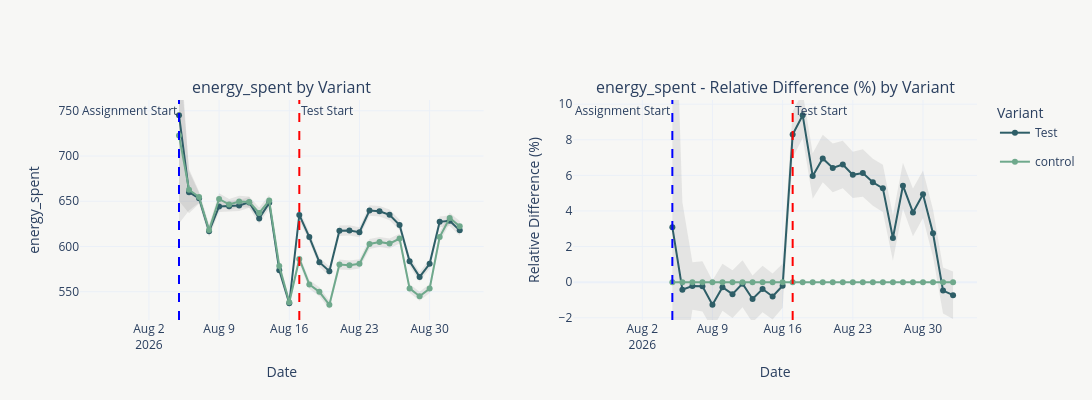
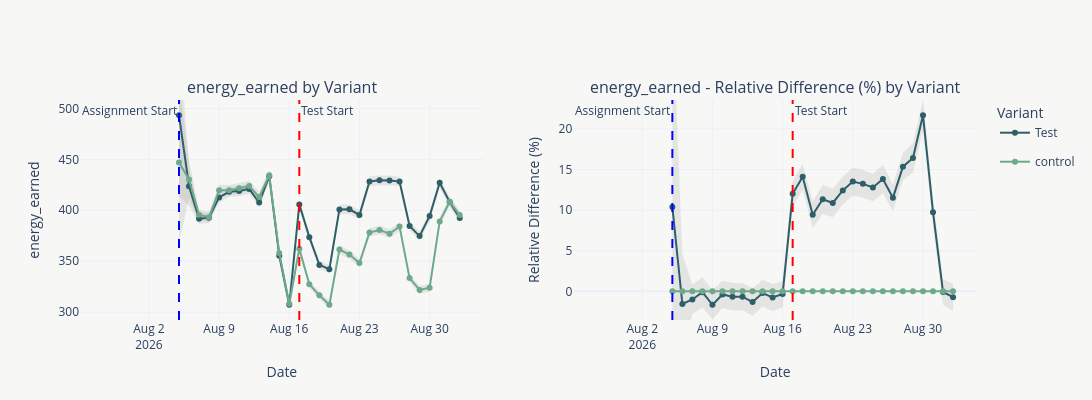

The code cell stored with these charts, in order, in its notebook:
### Markdown cell above
### Energy

### Code cell
metric_name = 'energy_spent'

data_energy_velocity = aggregate_segment_metric(
    data_segment_metrics, 
    metric_name=metric_name)

plot_metric(
    data_energy_velocity,
    metric_name,
    show_overall_diff=False,
    show_value_cumulative=False,
    show_rel_cumulative=False,
    test_start_date='2026-08-17',
    assignment_start_date='2026-08-05',
    width=1500,
    height=400
)

metric_name = 'energy_earned'

data_energy_velocity = aggregate_segment_metric(
    data_segment_metrics, 
    metric_name=metric_name)

plot_metric(
    data_energy_velocity,
    metric_name,
    show_overall_diff=False,
    show_value_cumulative=False,
    show_rel_cumulative=False,
    test_start_date='2026-08-17',
    assignment_start_date='2026-08-05',
    width=1500,
    height=400
)

data_energy_velocity = aggregate_segment_ratio_metric(
    data_segment_metrics, 
    numerator='energy_spent', 
    denominator='energy_earned', 
    ratio_name='energy_velocity')

# Ratio metrics have no cumulative form here (nor in production - energy_velocity etc. only ever
# get "Active" charts in ab_trends.ipynb's own output, never "Cumulative" ones), so the
# cumulative/overall-diff pieces are turned off rather than left to fail on the missing
# sum_energy_velocity/total_users_assigned columns those need.
plot_metric(
    data_energy_velocity,
    'energy_velocity',
    show_overall_diff=False,
    show_value_cumulative=False,
    show_rel_cumulative=False,
    test_start_date='2026-08-17',
    assignment_start_date='2026-08-05',
    width=1500,
    height=400
)

### Figure 1 — Plotly figure (JSON) as saved in the notebook; plotly's stock layout.template omitted (floating-point values rounded to 4 significant figures)
{"data": [{"fill": "toself", "fillcolor": "rgba(120,120,120,0.15)", "hoverinfo": "skip", "legendgroup": "Test", "line": {"color": "rgba(255,255,255,0)"}, "name": "Test 95% CI", "showlegend": false, "type": "scatter", "x": ["2026-08-05", "2026-08-06", "2026-08-07", "2026-08-08", "2026-08-09", "2026-08-10", "2026-08-11", "2026-08-12", "2026-08-13", "2026-08-14", "2026-08-15", "2026-08-16", "2026-08-17", "2026-08-18", "2026-08-19", "2026-08-20", "2026-08-21", "2026-08-22", "2026-08-23", "2026-08-24", "2026-08-25", "2026-08-26", "2026-08-27", "2026-08-28", "2026-08-29", "2026-08-30", "2026-08-31", "2026-09-01", "2026-09-02", "2026-09-02", "2026-09-01", "2026-08-31", "2026-08-30", "2026-08-29", "2026-08-28", "2026-08-27", "2026-08-26", "2026-08-25", "2026-08-24", "2026-08-23", "2026-08-22", "2026-08-21", "2026-08-20", "2026-08-19", "2026-08-18", "2026-08-17", "2026-08-16", "2026-08-15", "2026-08-14", "2026-08-13", "2026-08-12", "2026-08-11", "2026-08-10", "2026-08-09", "2026-08-08", "2026-08-07", "2026-08-06", "2026-08-05"], "xaxis": "x", "y": [840.0, 683.1, 659.4, 622.9, 650.5, 650.5, 651.5, 654.7, 636.9, 654.2, 579.2, 541.9, 640.7, 615.7, 587.8, 578.0, 623.1, 623.4, 621.4, 645.6, 644.6, 640.9, 629.4, 588.9, 571.7, 586.2, 633.0, 634.1, 623.6, 612.0, 622.7, 621.4, 575.4, 561.1, 578.5, 618.2, 629.1, 633.1, 633.9, 610.4, 612.0, 611.6, 567.5, 577.6, 605.2, 629.1, 532.6, 568.6, 642.2, 625.3, 642.7, 639.3, 638.6, 638.1, 610.6, 647.1, 636.9, 650.3], "yaxis": "y"}, {"fill": "toself", "fillcolor": "rgba(120,120,120,0.15)", "hoverinfo": "skip", "legendgroup": "control", "line": {"color": "rgba(255,255,255,0)"}, "name": "control 95% CI", "showlegend": false, "type": "scatter", "x": ["2026-08-05", "2026-08-06", "2026-08-07", "2026-08-08", "2026-08-09", "2026-08-10", "2026-08-11", "2026-08-12", "2026-08-13", "2026-08-14", "2026-08-15", "2026-08-16", "2026-08-17", "2026-08-18", "2026-08-19", "2026-08-20", "2026-08-21", "2026-08-22", "2026-08-23", "2026-08-24", "2026-08-25", "2026-08-26", "2026-08-27", "2026-08-28", "2026-08-29", "2026-08-30", "2026-08-31", "2026-09-01", "2026-09-02", "2026-09-02", "2026-09-01", "2026-08-31", "2026-08-30", "2026-08-29", "2026-08-28", "2026-08-27", "2026-08-26", "2026-08-25", "2026-08-24", "2026-08-23", "2026-08-22", "2026-08-21", "2026-08-20", "2026-08-19", "2026-08-18", "2026-08-17", "2026-08-16", "2026-08-15", "2026-08-14", "2026-08-13", "2026-08-12", "2026-08-11", "2026-08-10", "2026-08-09", "2026-08-08", "2026-08-07", "2026-08-06", "2026-08-05"], "xaxis": "x", "y": [820.1, 685.7, 660.8, 624.3, 659.0, 652.5, 655.9, 655.3, 643.1, 656.8, 583.7, 543.1, 591.3, 562.9, 554.8, 540.4, 585.6, 584.7, 586.0, 608.3, 610.4, 608.7, 614.2, 558.6, 550.1, 558.5, 616.2, 637.2, 628.3, 616.5, 625.6, 604.7, 548.5, 540.0, 548.8, 603.3, 597.7, 599.4, 597.3, 575.6, 574.1, 574.7, 530.7, 545.0, 553.2, 581.3, 533.6, 573.3, 644.7, 631.0, 643.2, 643.6, 640.3, 646.1, 612.0, 648.4, 639.8, 625.5], "yaxis": "y"}, {"customdata": [[112.0, NaN], [2122.0, NaN], [23050.0, NaN], [29880.0, NaN], [31200.0, NaN], [31450.0, NaN], [31490.0, NaN], [31140.0, NaN], [31050.0, NaN], [30750.0, NaN], [30300.0, NaN], [30690.0, NaN], [30840.0, NaN], [30940.0, NaN], [31000.0, NaN], [30780.0, NaN], [30430.0, NaN], [29940.0, NaN], [30840.0, NaN], [30670.0, NaN], [30380.0, NaN], [30140.0, NaN], [29920.0, NaN], [29620.0, NaN], [29110.0, NaN], [29770.0, NaN], [29690.0, NaN], [29460.0, NaN], [29740.0, NaN]], "hovertemplate": "Variant=Test<br>Date=%{x}<br>energy_spent=%{y:.4f}<br>n_unique_players=%{customdata[0]}<br>n_unique_payers=%{customdata[1]}<extra></extra>", "legendgroup": "Test", "line": {"color": "#2E5E67"}, "mode": "lines+markers", "name": "Test", "showlegend": true, "type": "scatter", "x": ["2026-08-05", "2026-08-06", "2026-08-07", "2026-08-08", "2026-08-09", "2026-08-10", "2026-08-11", "2026-08-12", "2026-08-13", "2026-08-14", "2026-08-15", "2026-08-16", "2026-08-17", "2026-08-18", "2026-08-19", "2026-08-20", "2026-08-21", "2026-08-22", "2026-08-23", "2026-08-24", "2026-08-25", "2026-08-26", "2026-08-27", "2026-08-28", "2026-08-29", "2026-08-30", "2026-08-31", "2026-09-01", "2026-09-02"], "xaxis": "x", "y": [745.1, 660.0, 653.3, 616.7, 644.3, 644.5, 645.4, 648.7, 631.1, 648.2, 573.9, 537.3, 634.9, 610.4, 582.7, 572.7, 617.3, 617.7, 615.9, 639.7, 638.8, 635.0, 623.8, 583.7, 566.4, 580.8, 627.2, 628.4, 617.8], "yaxis": "y"}, {"customdata": [[122.0, NaN], [2153.0, NaN], [23190.0, NaN], [29740.0, NaN], [31120.0, NaN], [31480.0, NaN], [31250.0, NaN], [31070.0, NaN], [30870.0, NaN], [30580.0, NaN], [30140.0, NaN], [30560.0, NaN], [30610.0, NaN], [30720.0, NaN], [30730.0, NaN], [30420.0, NaN], [29840.0, NaN], [29650.0, NaN], [30280.0, NaN], [30170.0, NaN], [29920.0, NaN], [29710.0, NaN], [29560.0, NaN], [29230.0, NaN], [28850.0, NaN], [29570.0, NaN], [29560.0, NaN], [29470.0, NaN], [29540.0, NaN]], "hovertemplate": "Variant=control<br>Date=%{x}<br>energy_spent=%{y:.4f}<br>n_unique_players=%{customdata[0]}<br>n_unique_payers=%{customdata[1]}<extra></extra>", "legendgroup": "control", "line": {"color": "#6FA98C"}, "mode": "lines+markers", "name": "control", "showlegend": true, "type": "scatter", "x": ["2026-08-05", "2026-08-06", "2026-08-07", "2026-08-08", "2026-08-09", "2026-08-10", "2026-08-11", "2026-08-12", "2026-08-13", "2026-08-14", "2026-08-15", "2026-08-16", "2026-08-17", "2026-08-18", "2026-08-19", "2026-08-20", "2026-08-21", "2026-08-22", "2026-08-23", "2026-08-24", "2026-08-25", "2026-08-26", "2026-08-27", "2026-08-28", "2026-08-29", "2026-08-30", "2026-08-31", "2026-09-01", "2026-09-02"], "xaxis": "x", "y": [722.8, 662.8, 654.6, 618.1, 652.6, 646.4, 649.8, 649.2, 637.0, 650.7, 578.5, 538.4, 586.3, 558.0, 549.9, 535.5, 580.1, 579.4, 580.8, 602.8, 604.9, 603.2, 608.7, 553.7, 545.1, 553.5, 610.4, 631.4, 622.4], "yaxis": "y"}, {"fill": "toself", "fillcolor": "rgba(120,120,120,0.15)", "hoverinfo": "skip", "legendgroup": "Test", "line": {"color": "rgba(255,255,255,0)"}, "name": "Test 95% CI", "showlegend": false, "type": "scatter", "x": ["2026-08-05", "2026-08-06", "2026-08-07", "2026-08-08", "2026-08-09", "2026-08-10", "2026-08-11", "2026-08-12", "2026-08-13", "2026-08-14", "2026-08-15", "2026-08-16", "2026-08-17", "2026-08-18", "2026-08-19", "2026-08-20", "2026-08-21", "2026-08-22", "2026-08-23", "2026-08-24", "2026-08-25", "2026-08-26", "2026-08-27", "2026-08-28", "2026-08-29", "2026-08-30", "2026-08-31", "2026-09-01", "2026-09-02", "2026-09-02", "2026-09-01", "2026-08-31", "2026-08-30", "2026-08-29", "2026-08-28", "2026-08-27", "2026-08-26", "2026-08-25", "2026-08-24", "2026-08-23", "2026-08-22", "2026-08-21", "2026-08-20", "2026-08-19", "2026-08-18", "2026-08-17", "2026-08-16", "2026-08-15", "2026-08-14", "2026-08-13", "2026-08-12", "2026-08-11", "2026-08-10", "2026-08-09", "2026-08-08", "2026-08-07", "2026-08-06", "2026-08-05"], "xaxis": "x2", "y": [21.89, 4.5, 1.12, 1.18, 0.1, 1.04, 0.67, 1.24, 0.38, 0.93, 0.49, 1.04, 9.59, 10.66, 7.24, 8.28, 7.79, 7.95, 7.33, 7.46, 6.93, 6.6, 3.76, 6.71, 5.26, 6.27, 4.09, 0.82, 0.6, -2.06, -1.76, 1.41, 3.61, 2.58, 4.13, 1.2, 3.94, 4.29, 4.8, 4.73, 5.27, 5.05, 5.62, 4.68, 8.1, 6.99, -1.44, -2.09, -1.69, -2.26, -1.4, -2.01, -1.6, -2.64, -1.64, -1.54, -5.34, -15.71], "yaxis": "y2"}, {"fill": "toself", "fillcolor": "rgba(120,120,120,0.15)", "hoverinfo": "skip", "legendgroup": "control", "line": {"color": "rgba(255,255,255,0)"}, "name": "control 95% CI", "showlegend": false, "type": "scatter", "x": ["2026-08-05", "2026-08-06", "2026-08-07", "2026-08-08", "2026-08-09", "2026-08-10", "2026-08-11", "2026-08-12", "2026-08-13", "2026-08-14", "2026-08-15", "2026-08-16", "2026-08-17", "2026-08-18", "2026-08-19", "2026-08-20", "2026-08-21", "2026-08-22", "2026-08-23", "2026-08-24", "2026-08-25", "2026-08-26", "2026-08-27", "2026-08-28", "2026-08-29", "2026-08-30", "2026-08-31", "2026-09-01", "2026-09-02", "2026-09-02", "2026-09-01", "2026-08-31", "2026-08-30", "2026-08-29", "2026-08-28", "2026-08-27", "2026-08-26", "2026-08-25", "2026-08-24", "2026-08-23", "2026-08-22", "2026-08-21", "2026-08-20", "2026-08-19", "2026-08-18", "2026-08-17", "2026-08-16", "2026-08-15", "2026-08-14", "2026-08-13", "2026-08-12", "2026-08-11", "2026-08-10", "2026-08-09", "2026-08-08", "2026-08-07", "2026-08-06", "2026-08-05"], "xaxis": "x2", "y": [0.0, 0.0, 0.0, 0.0, 0.0, 0.0, 0.0, 0.0, 0.0, 0.0, 0.0, 0.0, 0.0, 0.0, 0.0, 0.0, 0.0, 0.0, 0.0, 0.0, 0.0, 0.0, 0.0, 0.0, 0.0, 0.0, 0.0, 0.0, 0.0, 0.0, 0.0, 0.0, 0.0, 0.0, 0.0, 0.0, 0.0, 0.0, 0.0, 0.0, 0.0, 0.0, 0.0, 0.0, 0.0, 0.0, 0.0, 0.0, 0.0, 0.0, 0.0, 0.0, 0.0, 0.0, 0.0, 0.0, 0.0, 0.0], "yaxis": "y2"}, {"customdata": [[112.0, NaN], [2122.0, NaN], [23050.0, NaN], [29880.0, NaN], [31200.0, NaN], [31450.0, NaN], [31490.0, NaN], [31140.0, NaN], [31050.0, NaN], [30750.0, NaN], [30300.0, NaN], [30690.0, NaN], [30840.0, NaN], [30940.0, NaN], [31000.0, NaN], [30780.0, NaN], [30430.0, NaN], [29940.0, NaN], [30840.0, NaN], [30670.0, NaN], [30380.0, NaN], [30140.0, NaN], [29920.0, NaN], [29620.0, NaN], [29110.0, NaN], [29770.0, NaN], [29690.0, NaN], [29460.0, NaN], [29740.0, NaN]], "hovertemplate": "Variant=Test<br>Date=%{x}<br>rel_diff_pct=%{y:.2f}<br>n_unique_players=%{customdata[0]}<br>n_unique_payers=%{customdata[1]}<extra></extra>", "legendgroup": "Test", "line": {"color": "#2E5E67"}, "mode": "lines+markers", "name": "Test", "showlegend": false, "type": "scatter", "x": ["2026-08-05", "2026-08-06", "2026-08-07", "2026-08-08", "2026-08-09", "2026-08-10", "2026-08-11", "2026-08-12", "2026-08-13", "2026-08-14", "2026-08-15", "2026-08-16", "2026-08-17", "2026-08-18", "2026-08-19", "2026-08-20", "2026-08-21", "2026-08-22", "2026-08-23", "2026-08-24", "2026-08-25", "2026-08-26", "2026-08-27", "2026-08-28", "2026-08-29", "2026-08-30", "2026-08-31", "2026-09-01", "2026-09-02"], "xaxis": "x2", "y": [3.09, -0.42, -0.21, -0.23, -1.27, -0.28, -0.67, -0.08, -0.94, -0.38, -0.8, -0.2, 8.29, 9.38, 5.96, 6.95, 6.42, 6.61, 6.03, 6.13, 5.61, 5.27, 2.48, 5.42, 3.92, 4.94, 2.75, -0.47, -0.73], "yaxis": "y2"}, {"customdata": [[122.0, NaN], [2153.0, NaN], [23190.0, NaN], [29740.0, NaN], [31120.0, NaN], [31480.0, NaN], [31250.0, NaN], [31070.0, NaN], [30870.0, NaN], [30580.0, NaN], [30140.0, NaN], [30560.0, NaN], [30610.0, NaN], [30720.0, NaN], [30730.0, NaN], [30420.0, NaN], [29840.0, NaN], [29650.0, NaN], [30280.0, NaN], [30170.0, NaN], [29920.0, NaN], [29710.0, NaN], [29560.0, NaN], [29230.0, NaN], [28850.0, NaN], [29570.0, NaN], [29560.0, NaN], [29470.0, NaN], [29540.0, NaN]], "hovertemplate": "Variant=control<br>Date=%{x}<br>rel_diff_pct=%{y:.2f}<br>n_unique_players=%{customdata[0]}<br>n_unique_payers=%{customdata[1]}<extra></extra>", "legendgroup": "control", "line": {"color": "#6FA98C"}, "mode": "lines+markers", "name": "control", "showlegend": false, "type": "scatter", "x": ["2026-08-05", "2026-08-06", "2026-08-07", "2026-08-08", "2026-08-09", "2026-08-10", "2026-08-11", "2026-08-12", "2026-08-13", "2026-08-14", "2026-08-15", "2026-08-16", "2026-08-17", "2026-08-18", "2026-08-19", "2026-08-20", "2026-08-21", "2026-08-22", "2026-08-23", "2026-08-24", "2026-08-25", "2026-08-26", "2026-08-27", "2026-08-28", "2026-08-29", "2026-08-30", "2026-08-31", "2026-09-01", "2026-09-02"], "xaxis": "x2", "y": [0.0, 0.0, 0.0, 0.0, 0.0, 0.0, 0.0, 0.0, 0.0, 0.0, 0.0, 0.0, 0.0, 0.0, 0.0, 0.0, 0.0, 0.0, 0.0, 0.0, 0.0, 0.0, 0.0, 0.0, 0.0, 0.0, 0.0, 0.0, 0.0], "yaxis": "y2"}], "layout": {"annotations": [{"font": {"size": 16}, "showarrow": false, "text": "energy_spent by Variant", "x": 0.225, "xanchor": "center", "xref": "paper", "y": 1, "yanchor": "bottom", "yref": "paper"}, {"font": {"size": 16}, "showarrow": false, "text": "energy_spent - Relative Difference (%) by Variant", "x": 0.775, "xanchor": "center", "xref": "paper", "y": 1, "yanchor": "bottom", "yref": "paper"}, {"showarrow": false, "text": "Assignment Start", "x": 1785888000000, "xanchor": "right", "xref": "x", "y": 1, "yanchor": "top", "yref": "y domain"}, {"showarrow": false, "text": "Test Start", "x": 1786924800000, "xanchor": "left", "xref": "x", "y": 1, "yanchor": "top", "yref": "y domain"}, {"showarrow": false, "text": "Assignment Start", "x": 1785888000000, "xanchor": "right", "xref": "x2", "y": 1, "yanchor": "top", "yref": "y2 domain"}, {"showarrow": false, "text": "Test Start", "x": 1786924800000, "xanchor": "left", "xref": "x2", "y": 1, "yanchor": "top", "yref": "y2 domain"}], "height": 400, "legend": {"title": {"text": "Variant"}}, "paper_bgcolor": "#f7f7f5", "plot_bgcolor": "#f7f7f5", "shapes": [{"line": {"color": "blue", "dash": "dash"}, "type": "line", "x0": 1785888000000, "x1": 1785888000000, "xref": "x", "y0": 0, "y1": 1, "yref": "y domain"}, {"line": {"color": "red", "dash": "dash"}, "type": "line", "x0": 1786924800000, "x1": 1786924800000, "xref": "x", "y0": 0, "y1": 1, "yref": "y domain"}, {"line": {"color": "blue", "dash": "dash"}, "type": "line", "x0": 1785888000000, "x1": 1785888000000, "xref": "x2", "y0": 0, "y1": 1, "yref": "y2 domain"}, {"line": {"color": "red", "dash": "dash"}, "type": "line", "x0": 1786924800000, "x1": 1786924800000, "xref": "x2", "y0": 0, "y1": 1, "yref": "y2 domain"}], "width": 1500, "xaxis": {"anchor": "y", "domain": [0, 0.45], "title": {"text": "Date"}}, "xaxis2": {"anchor": "y2", "domain": [0.55, 1], "title": {"text": "Date"}}, "yaxis": {"anchor": "x", "domain": [0, 1], "range": [518.8, 761.9], "title": {"text": "energy_spent"}}, "yaxis2": {"anchor": "x2", "domain": [0, 1], "range": [-2.122, 10.23], "title": {"text": "Relative Difference (%)"}}}}

### Figure 2 — Plotly figure (JSON) as saved in the notebook; plotly's stock layout.template omitted (floating-point values rounded to 4 significant figures)
{"data": [{"fill": "toself", "fillcolor": "rgba(120,120,120,0.15)", "hoverinfo": "skip", "legendgroup": "Test", "line": {"color": "rgba(255,255,255,0)"}, "name": "Test 95% CI", "showlegend": false, "type": "scatter", "x": ["2026-08-05", "2026-08-06", "2026-08-07", "2026-08-08", "2026-08-09", "2026-08-10", "2026-08-11", "2026-08-12", "2026-08-13", "2026-08-14", "2026-08-15", "2026-08-16", "2026-08-17", "2026-08-18", "2026-08-19", "2026-08-20", "2026-08-21", "2026-08-22", "2026-08-23", "2026-08-24", "2026-08-25", "2026-08-26", "2026-08-27", "2026-08-28", "2026-08-29", "2026-08-30", "2026-08-31", "2026-09-01", "2026-09-02", "2026-09-02", "2026-09-01", "2026-08-31", "2026-08-30", "2026-08-29", "2026-08-28", "2026-08-27", "2026-08-26", "2026-08-25", "2026-08-24", "2026-08-23", "2026-08-22", "2026-08-21", "2026-08-20", "2026-08-19", "2026-08-18", "2026-08-17", "2026-08-16", "2026-08-15", "2026-08-14", "2026-08-13", "2026-08-12", "2026-08-11", "2026-08-10", "2026-08-09", "2026-08-08", "2026-08-07", "2026-08-06", "2026-08-05"], "xaxis": "x", "y": [572.6, 442.4, 396.6, 398.0, 417.9, 423.2, 423.9, 426.0, 412.5, 438.6, 359.8, 310.7, 410.0, 377.5, 350.3, 346.2, 405.5, 405.5, 399.9, 433.1, 434.2, 434.2, 432.9, 388.9, 379.2, 399.1, 431.9, 412.7, 397.1, 387.8, 403.5, 422.1, 389.6, 370.2, 380.4, 423.5, 424.3, 424.6, 423.4, 390.9, 396.3, 396.1, 338.1, 342.6, 369.7, 401.5, 303.7, 351.2, 428.4, 402.6, 416.0, 413.7, 413.2, 407.4, 387.5, 386.6, 404.8, 414.1], "yaxis": "y"}, {"fill": "toself", "fillcolor": "rgba(120,120,120,0.15)", "hoverinfo": "skip", "legendgroup": "control", "line": {"color": "rgba(255,255,255,0)"}, "name": "control 95% CI", "showlegend": false, "type": "scatter", "x": ["2026-08-05", "2026-08-06", "2026-08-07", "2026-08-08", "2026-08-09", "2026-08-10", "2026-08-11", "2026-08-12", "2026-08-13", "2026-08-14", "2026-08-15", "2026-08-16", "2026-08-17", "2026-08-18", "2026-08-19", "2026-08-20", "2026-08-21", "2026-08-22", "2026-08-23", "2026-08-24", "2026-08-25", "2026-08-26", "2026-08-27", "2026-08-28", "2026-08-29", "2026-08-30", "2026-08-31", "2026-09-01", "2026-09-02", "2026-09-02", "2026-09-01", "2026-08-31", "2026-08-30", "2026-08-29", "2026-08-28", "2026-08-27", "2026-08-26", "2026-08-25", "2026-08-24", "2026-08-23", "2026-08-22", "2026-08-21", "2026-08-20", "2026-08-19", "2026-08-18", "2026-08-17", "2026-08-16", "2026-08-15", "2026-08-14", "2026-08-13", "2026-08-12", "2026-08-11", "2026-08-10", "2026-08-09", "2026-08-08", "2026-08-07", "2026-08-06", "2026-08-05"], "xaxis": "x", "y": [525.4, 449.4, 400.6, 398.5, 425.0, 424.7, 426.8, 428.9, 418.1, 439.5, 362.4, 311.8, 366.0, 330.9, 320.2, 310.9, 365.7, 360.7, 352.2, 382.4, 385.0, 381.4, 388.2, 337.1, 325.6, 327.9, 393.4, 412.9, 400.0, 390.6, 403.9, 384.7, 320.2, 318.0, 329.7, 379.7, 372.7, 376.4, 373.9, 344.4, 352.6, 357.2, 303.6, 312.9, 323.9, 358.5, 304.7, 354.0, 429.4, 408.0, 418.7, 416.5, 414.8, 414.3, 388.0, 390.5, 411.2, 368.3], "yaxis": "y"}, {"customdata": [[112.0, NaN], [2122.0, NaN], [23050.0, NaN], [29880.0, NaN], [31200.0, NaN], [31450.0, NaN], [31490.0, NaN], [31140.0, NaN], [31050.0, NaN], [30750.0, NaN], [30300.0, NaN], [30690.0, NaN], [30840.0, NaN], [30940.0, NaN], [31000.0, NaN], [30780.0, NaN], [30430.0, NaN], [29940.0, NaN], [30840.0, NaN], [30670.0, NaN], [30380.0, NaN], [30140.0, NaN], [29920.0, NaN], [29620.0, NaN], [29110.0, NaN], [29770.0, NaN], [29690.0, NaN], [29460.0, NaN], [29740.0, NaN]], "hovertemplate": "Variant=Test<br>Date=%{x}<br>energy_earned=%{y:.4f}<br>n_unique_players=%{customdata[0]}<br>n_unique_payers=%{customdata[1]}<extra></extra>", "legendgroup": "Test", "line": {"color": "#2E5E67"}, "mode": "lines+markers", "name": "Test", "showlegend": true, "type": "scatter", "x": ["2026-08-05", "2026-08-06", "2026-08-07", "2026-08-08", "2026-08-09", "2026-08-10", "2026-08-11", "2026-08-12", "2026-08-13", "2026-08-14", "2026-08-15", "2026-08-16", "2026-08-17", "2026-08-18", "2026-08-19", "2026-08-20", "2026-08-21", "2026-08-22", "2026-08-23", "2026-08-24", "2026-08-25", "2026-08-26", "2026-08-27", "2026-08-28", "2026-08-29", "2026-08-30", "2026-08-31", "2026-09-01", "2026-09-02"], "xaxis": "x", "y": [493.3, 423.6, 391.6, 392.8, 412.7, 418.2, 418.8, 421.0, 407.6, 433.5, 355.5, 307.2, 405.8, 373.6, 346.4, 342.1, 400.8, 400.9, 395.4, 428.2, 429.4, 429.3, 428.2, 384.7, 374.7, 394.4, 427.0, 408.1, 392.4], "yaxis": "y"}, {"customdata": [[122.0, NaN], [2153.0, NaN], [23190.0, NaN], [29740.0, NaN], [31120.0, NaN], [31480.0, NaN], [31250.0, NaN], [31070.0, NaN], [30870.0, NaN], [30580.0, NaN], [30140.0, NaN], [30560.0, NaN], [30610.0, NaN], [30720.0, NaN], [30730.0, NaN], [30420.0, NaN], [29840.0, NaN], [29650.0, NaN], [30280.0, NaN], [30170.0, NaN], [29920.0, NaN], [29710.0, NaN], [29560.0, NaN], [29230.0, NaN], [28850.0, NaN], [29570.0, NaN], [29560.0, NaN], [29470.0, NaN], [29540.0, NaN]], "hovertemplate": "Variant=control<br>Date=%{x}<br>energy_earned=%{y:.4f}<br>n_unique_players=%{customdata[0]}<br>n_unique_payers=%{customdata[1]}<extra></extra>", "legendgroup": "control", "line": {"color": "#6FA98C"}, "mode": "lines+markers", "name": "control", "showlegend": true, "type": "scatter", "x": ["2026-08-05", "2026-08-06", "2026-08-07", "2026-08-08", "2026-08-09", "2026-08-10", "2026-08-11", "2026-08-12", "2026-08-13", "2026-08-14", "2026-08-15", "2026-08-16", "2026-08-17", "2026-08-18", "2026-08-19", "2026-08-20", "2026-08-21", "2026-08-22", "2026-08-23", "2026-08-24", "2026-08-25", "2026-08-26", "2026-08-27", "2026-08-28", "2026-08-29", "2026-08-30", "2026-08-31", "2026-09-01", "2026-09-02"], "xaxis": "x", "y": [446.9, 430.3, 395.5, 393.2, 419.6, 419.8, 421.6, 423.8, 413.0, 434.4, 358.2, 308.3, 362.2, 327.4, 316.5, 307.3, 361.5, 356.6, 348.3, 378.2, 380.7, 377.1, 384.0, 333.4, 321.8, 324.0, 389.1, 408.4, 395.3], "yaxis": "y"}, {"fill": "toself", "fillcolor": "rgba(120,120,120,0.15)", "hoverinfo": "skip", "legendgroup": "Test", "line": {"color": "rgba(255,255,255,0)"}, "name": "Test 95% CI", "showlegend": false, "type": "scatter", "x": ["2026-08-05", "2026-08-06", "2026-08-07", "2026-08-08", "2026-08-09", "2026-08-10", "2026-08-11", "2026-08-12", "2026-08-13", "2026-08-14", "2026-08-15", "2026-08-16", "2026-08-17", "2026-08-18", "2026-08-19", "2026-08-20", "2026-08-21", "2026-08-22", "2026-08-23", "2026-08-24", "2026-08-25", "2026-08-26", "2026-08-27", "2026-08-28", "2026-08-29", "2026-08-30", "2026-08-31", "2026-09-01", "2026-09-02", "2026-09-02", "2026-09-01", "2026-08-31", "2026-08-30", "2026-08-29", "2026-08-28", "2026-08-27", "2026-08-26", "2026-08-25", "2026-08-24", "2026-08-23", "2026-08-22", "2026-08-21", "2026-08-20", "2026-08-19", "2026-08-18", "2026-08-17", "2026-08-16", "2026-08-15", "2026-08-14", "2026-08-13", "2026-08-12", "2026-08-11", "2026-08-10", "2026-08-09", "2026-08-08", "2026-08-07", "2026-08-06", "2026-08-05"], "xaxis": "x2", "y": [35.37, 4.67, 0.79, 1.78, 0.14, 1.3, 1.05, 1.02, 0.39, 1.44, 0.92, 1.28, 13.59, 15.72, 11.11, 13.12, 12.64, 14.15, 15.23, 14.94, 14.49, 15.59, 13.17, 17.05, 18.26, 23.59, 11.44, 1.49, 0.95, -2.39, -1.65, 8.06, 19.81, 14.6, 13.67, 9.87, 12.09, 11.11, 11.54, 11.81, 10.71, 9.14, 9.56, 7.77, 12.52, 10.45, -1.94, -2.44, -1.86, -3.03, -2.34, -2.37, -2.06, -3.46, -2.0, -2.79, -7.79, -14.57], "yaxis": "y2"}, {"fill": "toself", "fillcolor": "rgba(120,120,120,0.15)", "hoverinfo": "skip", "legendgroup": "control", "line": {"color": "rgba(255,255,255,0)"}, "name": "control 95% CI", "showlegend": false, "type": "scatter", "x": ["2026-08-05", "2026-08-06", "2026-08-07", "2026-08-08", "2026-08-09", "2026-08-10", "2026-08-11", "2026-08-12", "2026-08-13", "2026-08-14", "2026-08-15", "2026-08-16", "2026-08-17", "2026-08-18", "2026-08-19", "2026-08-20", "2026-08-21", "2026-08-22", "2026-08-23", "2026-08-24", "2026-08-25", "2026-08-26", "2026-08-27", "2026-08-28", "2026-08-29", "2026-08-30", "2026-08-31", "2026-09-01", "2026-09-02", "2026-09-02", "2026-09-01", "2026-08-31", "2026-08-30", "2026-08-29", "2026-08-28", "2026-08-27", "2026-08-26", "2026-08-25", "2026-08-24", "2026-08-23", "2026-08-22", "2026-08-21", "2026-08-20", "2026-08-19", "2026-08-18", "2026-08-17", "2026-08-16", "2026-08-15", "2026-08-14", "2026-08-13", "2026-08-12", "2026-08-11", "2026-08-10", "2026-08-09", "2026-08-08", "2026-08-07", "2026-08-06", "2026-08-05"], "xaxis": "x2", "y": [0.0, 0.0, 0.0, 0.0, 0.0, 0.0, 0.0, 0.0, 0.0, 0.0, 0.0, 0.0, 0.0, 0.0, 0.0, 0.0, 0.0, 0.0, 0.0, 0.0, 0.0, 0.0, 0.0, 0.0, 0.0, 0.0, 0.0, 0.0, 0.0, 0.0, 0.0, 0.0, 0.0, 0.0, 0.0, 0.0, 0.0, 0.0, 0.0, 0.0, 0.0, 0.0, 0.0, 0.0, 0.0, 0.0, 0.0, 0.0, 0.0, 0.0, 0.0, 0.0, 0.0, 0.0, 0.0, 0.0, 0.0, 0.0], "yaxis": "y2"}, {"customdata": [[112.0, NaN], [2122.0, NaN], [23050.0, NaN], [29880.0, NaN], [31200.0, NaN], [31450.0, NaN], [31490.0, NaN], [31140.0, NaN], [31050.0, NaN], [30750.0, NaN], [30300.0, NaN], [30690.0, NaN], [30840.0, NaN], [30940.0, NaN], [31000.0, NaN], [30780.0, NaN], [30430.0, NaN], [29940.0, NaN], [30840.0, NaN], [30670.0, NaN], [30380.0, NaN], [30140.0, NaN], [29920.0, NaN], [29620.0, NaN], [29110.0, NaN], [29770.0, NaN], [29690.0, NaN], [29460.0, NaN], [29740.0, NaN]], "hovertemplate": "Variant=Test<br>Date=%{x}<br>rel_diff_pct=%{y:.2f}<br>n_unique_players=%{customdata[0]}<br>n_unique_payers=%{customdata[1]}<extra></extra>", "legendgroup": "Test", "line": {"color": "#2E5E67"}, "mode": "lines+markers", "name": "Test", "showlegend": false, "type": "scatter", "x": ["2026-08-05", "2026-08-06", "2026-08-07", "2026-08-08", "2026-08-09", "2026-08-10", "2026-08-11", "2026-08-12", "2026-08-13", "2026-08-14", "2026-08-15", "2026-08-16", "2026-08-17", "2026-08-18", "2026-08-19", "2026-08-20", "2026-08-21", "2026-08-22", "2026-08-23", "2026-08-24", "2026-08-25", "2026-08-26", "2026-08-27", "2026-08-28", "2026-08-29", "2026-08-30", "2026-08-31", "2026-09-01", "2026-09-02"], "xaxis": "x2", "y": [10.4, -1.56, -1.0, -0.11, -1.66, -0.38, -0.66, -0.66, -1.32, -0.21, -0.76, -0.33, 12.02, 14.12, 9.44, 11.34, 10.89, 12.43, 13.52, 13.24, 12.8, 13.84, 11.52, 15.36, 16.43, 21.7, 9.75, -0.08, -0.72], "yaxis": "y2"}, {"customdata": [[122.0, NaN], [2153.0, NaN], [23190.0, NaN], [29740.0, NaN], [31120.0, NaN], [31480.0, NaN], [31250.0, NaN], [31070.0, NaN], [30870.0, NaN], [30580.0, NaN], [30140.0, NaN], [30560.0, NaN], [30610.0, NaN], [30720.0, NaN], [30730.0, NaN], [30420.0, NaN], [29840.0, NaN], [29650.0, NaN], [30280.0, NaN], [30170.0, NaN], [29920.0, NaN], [29710.0, NaN], [29560.0, NaN], [29230.0, NaN], [28850.0, NaN], [29570.0, NaN], [29560.0, NaN], [29470.0, NaN], [29540.0, NaN]], "hovertemplate": "Variant=control<br>Date=%{x}<br>rel_diff_pct=%{y:.2f}<br>n_unique_players=%{customdata[0]}<br>n_unique_payers=%{customdata[1]}<extra></extra>", "legendgroup": "control", "line": {"color": "#6FA98C"}, "mode": "lines+markers", "name": "control", "showlegend": false, "type": "scatter", "x": ["2026-08-05", "2026-08-06", "2026-08-07", "2026-08-08", "2026-08-09", "2026-08-10", "2026-08-11", "2026-08-12", "2026-08-13", "2026-08-14", "2026-08-15", "2026-08-16", "2026-08-17", "2026-08-18", "2026-08-19", "2026-08-20", "2026-08-21", "2026-08-22", "2026-08-23", "2026-08-24", "2026-08-25", "2026-08-26", "2026-08-27", "2026-08-28", "2026-08-29", "2026-08-30", "2026-08-31", "2026-09-01", "2026-09-02"], "xaxis": "x2", "y": [0.0, 0.0, 0.0, 0.0, 0.0, 0.0, 0.0, 0.0, 0.0, 0.0, 0.0, 0.0, 0.0, 0.0, 0.0, 0.0, 0.0, 0.0, 0.0, 0.0, 0.0, 0.0, 0.0, 0.0, 0.0, 0.0, 0.0, 0.0, 0.0], "yaxis": "y2"}], "layout": {"annotations": [{"font": {"size": 16}, "showarrow": false, "text": "energy_earned by Variant", "x": 0.225, "xanchor": "center", "xref": "paper", "y": 1, "yanchor": "bottom", "yref": "paper"}, {"font": {"size": 16}, "showarrow": false, "text": "energy_earned - Relative Difference (%) by Variant", "x": 0.775, "xanchor": "center", "xref": "paper", "y": 1, "yanchor": "bottom", "yref": "paper"}, {"showarrow": false, "text": "Assignment Start", "x": 1785888000000, "xanchor": "right", "xref": "x", "y": 1, "yanchor": "top", "yref": "y domain"}, {"showarrow": false, "text": "Test Start", "x": 1786924800000, "xanchor": "left", "xref": "x", "y": 1, "yanchor": "top", "yref": "y domain"}, {"showarrow": false, "text": "Assignment Start", "x": 1785888000000, "xanchor": "right", "xref": "x2", "y": 1, "yanchor": "top", "yref": "y2 domain"}, {"showarrow": false, "text": "Test Start", "x": 1786924800000, "xanchor": "left", "xref": "x2", "y": 1, "yanchor": "top", "yref": "y2 domain"}], "height": 400, "legend": {"title": {"text": "Variant"}}, "paper_bgcolor": "#f7f7f5", "plot_bgcolor": "#f7f7f5", "shapes": [{"line": {"color": "blue", "dash": "dash"}, "type": "line", "x0": 1785888000000, "x1": 1785888000000, "xref": "x", "y0": 0, "y1": 1, "yref": "y domain"}, {"line": {"color": "red", "dash": "dash"}, "type": "line", "x0": 1786924800000, "x1": 1786924800000, "xref": "x", "y0": 0, "y1": 1, "yref": "y domain"}, {"line": {"color": "blue", "dash": "dash"}, "type": "line", "x0": 1785888000000, "x1": 1785888000000, "xref": "x2", "y0": 0, "y1": 1, "yref": "y2 domain"}, {"line": {"color": "red", "dash": "dash"}, "type": "line", "x0": 1786924800000, "x1": 1786924800000, "xref": "x2", "y0": 0, "y1": 1, "yref": "y2 domain"}], "width": 1500, "xaxis": {"anchor": "y", "domain": [0, 0.45], "title": {"text": "Date"}}, "xaxis2": {"anchor": "y2", "domain": [0.55, 1], "title": {"text": "Date"}}, "yaxis": {"anchor": "x", "domain": [0, 1], "range": [292.3, 508.2], "title": {"text": "energy_earned"}}, "yaxis2": {"anchor": "x2", "domain": [0, 1], "range": [-3.529, 23.57], "title": {"text": "Relative Difference (%)"}}}}
